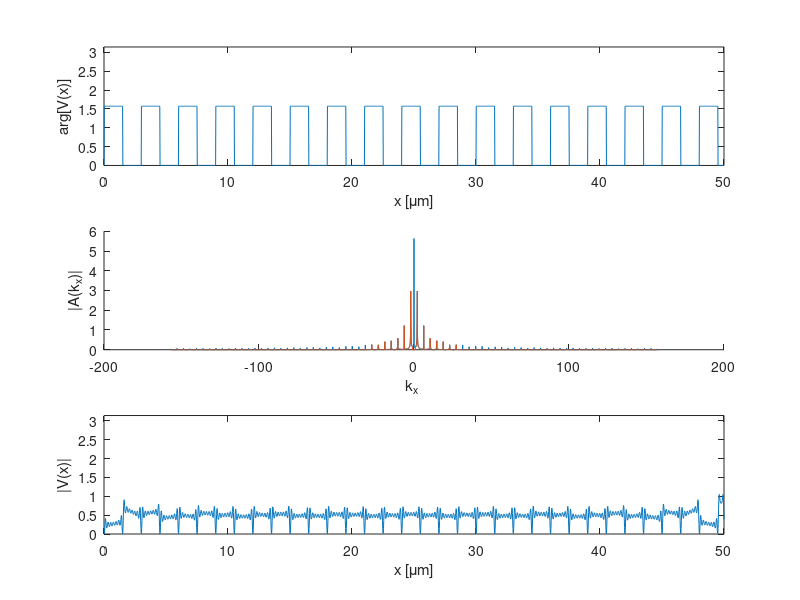

The MATLAB source for this figure:
clear

x=[0:0.02:50];
d=3;
phi=pi/2;

kx_min=1;
kx_max=30;

V=ones(size(x));

lambda=0.633;
for ind=0:ceil(max(x)/d)
    V(x>ind*d & x<=(ind*d+d/2))=exp(1i*phi);
end

k0=2*pi/lambda;
M=length(x);
deltax=x(2)-x(1);
kx1 = mod( 1/2 + (0:(M-1))/M , 1 ) - 1/2;
kx = kx1*(2*pi/deltax);
kx=fftshift(kx);
deltakx=kx(2)-kx(1);
if(~isrow(x))
    kx=kx(:);
end
A=fftshift(fft(ifftshift(V)))*deltax / (2*pi);
A_cut=A;
A_cut(abs(kx)<kx_min)=0;
A_cut(abs(kx)>kx_max)=0;

V_out = fftshift(ifft(ifftshift(A_cut)))*M*deltakx;

figure
subplot(3,1,1)
plot(x,angle(V))
xlabel('x [\mum]')
ylabel('arg[V(x)]')
ylim([-0,pi])
subplot(3,1,2)
hold on
plot(kx,abs(A))
plot(kx,abs(A_cut))
xlabel('k_x ')
ylabel('|A(k_x)|')

subplot(3,1,3)
plot(x,abs(V_out).^2)
xlabel('x [\mum]')
ylabel('|V(x)|')
ylim([-0,pi])
